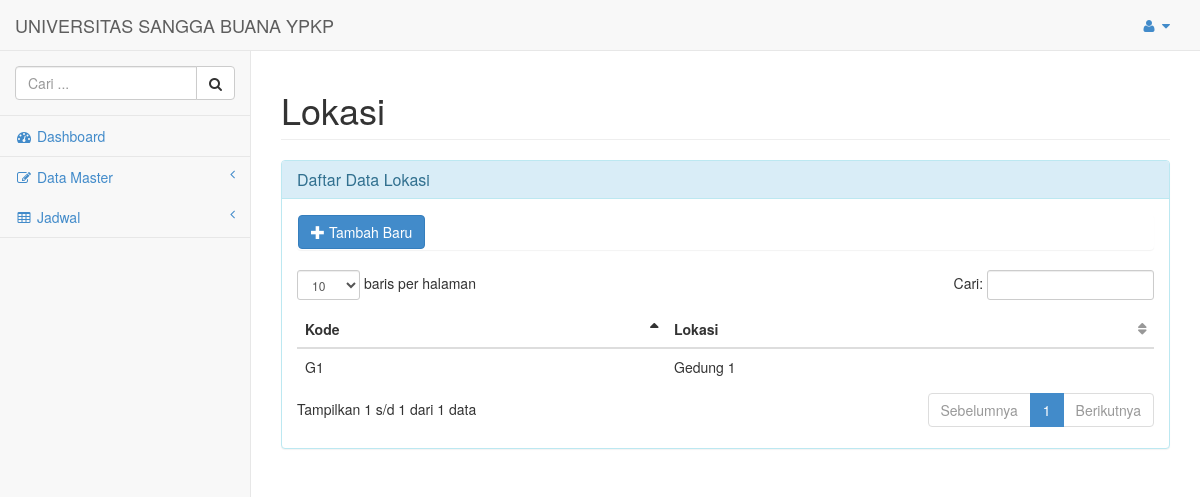
Before: /index.php/pengaturan/lokasi with the older database file.
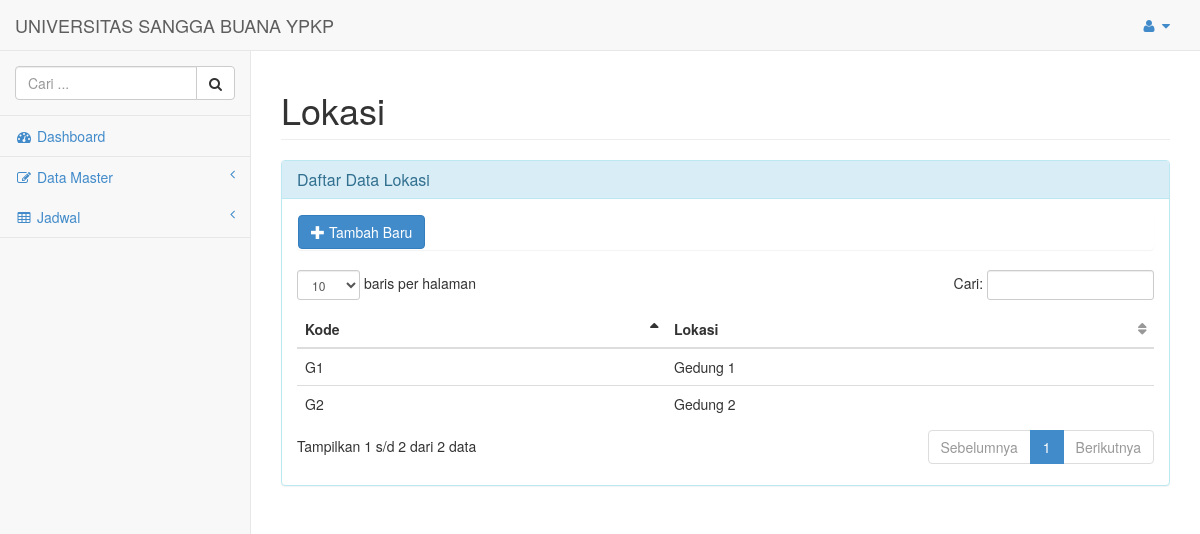
After: the same page with the newer database file.
### tables this page shows
CREATE TABLE `usb_lokasi` (
  `kd_lokasi` varchar(6) NOT NULL DEFAULT '',
  `nm_lokasi` varchar(45) DEFAULT NULL,
  PRIMARY KEY (`kd_lokasi`)
);

### application/views/belakang/template.php (called while the page is built, shortened)
<?php
$this->load->view('belakang/header');
$this->load->view('belakang/sidebar');

### application/controllers/pengaturan.php (called while the page is built, shortened)
<?php if ( ! defined('BASEPATH')) exit('No direct script access allowed');
class Pengaturan extends CI_Controller {
	public function lokasi()
	{
		$data['records']=$this->mlokasi->getAllLokasi();
		$data['title']="Lokasi";
		$data['maincontent']="belakang/form/lokasi";
		$this->load->view('belakang/template', $data);
	}
}

### index.php (called while the page is built, shortened)
<?php
require_once BASEPATH.'core/CodeIgniter.php';

### application/models/mlokasi.php (called while the page is built, shortened)
<?php if ( ! defined('BASEPATH')) exit('No direct script access allowed');
class Mlokasi extends CI_Model {
	function getAllLokasi()
	{
		$query=$this->db->get('usb_lokasi');
		if($query->num_rows()>0){
			foreach ($query->result() as $row) {
				$xxx[]=$row;
			}
			return $xxx;
		}
	}
}

### application/views/belakang/form/lokasi.php (the view, shortened to what this page needs)
<div class="row">
	<div class="col-lg-12">
		<div class="panel panel-info">
			<div class="panel-heading">
		    	<h3 class="panel-title">Daftar Data Lokasi</h3>
			</div>
		    <div class="panel-body">
		    	<div class="panel">
		    		<button id="btambah" type="button" class="btn btn-primary" data-toggle="modal" data-target="#formBaruLokasi"><i class="glyphicon glyphicon-plus"></i> Tambah Baru</button>
		    	</div>
		    	<div class="table-responsive">
				    <table class="table table-hover display" id="tblLokasi" cellspacing="0" width="100%">
				        <thead>
				            <tr>
				                <th>Kode</th>
				                <th>Lokasi</th>
				            </tr>
				        </thead>
				        <tbody>
				        	<?php foreach ($records as $row): ?>
				            <tr>
				                <td><?php echo $row->kd_lokasi; ?></td>
				                <td><?php echo $row->nm_lokasi; ?></td>
				            </tr>
				            <?php endforeach; ?>
				        </tbody>
				    </table>
				</div>
		    </div>
		</div>
	</div>
</div>

Changed rows visible on the page:
added usb_lokasi: kd_lokasi "G2", nm_lokasi "Gedung 2"
Other visible differences:
text written by a page script: "baris per halaman Cari: Tampilkan 1 s/d 1 dari 1 data Sebelumnya 1 Berikutnya" → "baris per halaman Cari: Tampilkan 1 s/d 2 dari 2 data Sebelumnya 1 Berikutnya"
